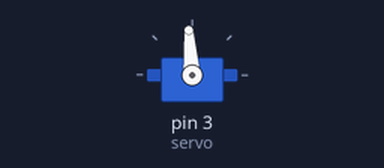
The sketch below on a simulated Arduino Uno, built with avr-gcc and run on an emulated ATmega328P. Parts: servo.

Above: at 0.05 s.
At 1.25 s:
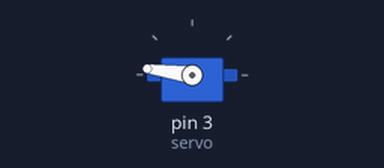
At 2.45 s:
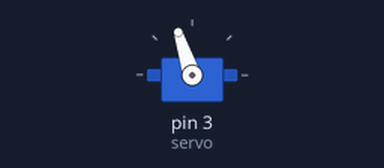
At 5.3 s:
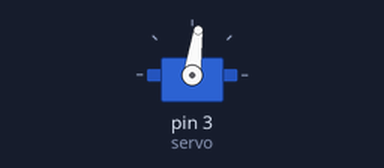
Timing chart, 0 to 7.1 s (numbered marks = the images above):
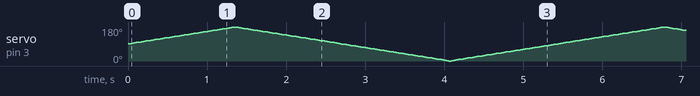

The sketch:

servo.ino
```cpp
#include <Servo.h>
#define pin 3
Servo servo;
int pos = 90;
int d = 1;
void setup() {
  // put your setup code here, to run once:
  servo.attach(3);
  servo.write(pos);
  Serial.begin(9600);
}

void loop() {
  pos += d;
  if (pos <= 0 || pos >= 180) {
    d *= -1;
    digitalWrite(13, d > 0 ? HIGH : LOW);
  }
  servo.write(pos);
  delay(15);
}
```
